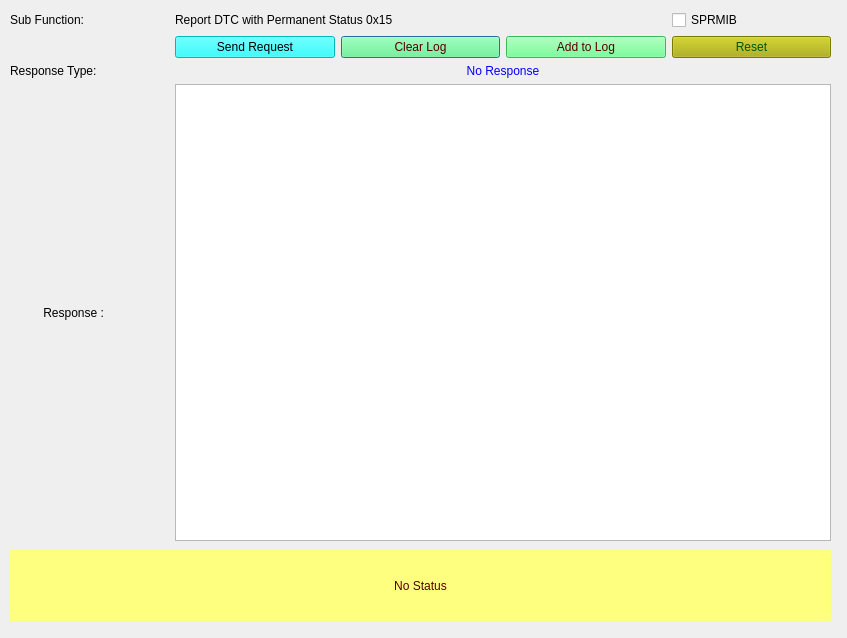
<?xml version="1.0" encoding="UTF-8"?>
<ui version="4.0">
 <class>Form_SID_19_15</class>
 <widget class="QDialog" name="Form_SID_19_15">
  <property name="geometry">
   <rect>
    <x>0</x>
    <y>0</y>
    <width>847</width>
    <height>638</height>
   </rect>
  </property>
  <property name="windowTitle">
   <string>Report DTC with Permanent Status</string>
  </property>
  <widget class="QLabel" name="label_status">
   <property name="geometry">
    <rect>
     <x>10</x>
     <y>550</y>
     <width>821</width>
     <height>71</height>
    </rect>
   </property>
   <property name="styleSheet">
    <string notr="true">background-color: rgb(255, 255, 127);
color: rgb(85, 0, 0);
border-color: rgb(0, 0, 255);</string>
   </property>
   <property name="text">
    <string>No Status</string>
   </property>
   <property name="alignment">
    <set>Qt::AlignCenter</set>
   </property>
   <property name="wordWrap">
    <bool>true</bool>
   </property>
  </widget>
  <widget class="QWidget" name="layoutWidget">
   <property name="geometry">
    <rect>
     <x>10</x>
     <y>10</y>
     <width>821</width>
     <height>531</height>
    </rect>
   </property>
   <layout class="QGridLayout" name="gridLayout_2">
    <property name="sizeConstraint">
     <enum>QLayout::SetNoConstraint</enum>
    </property>
    <item row="0" column="0">
     <widget class="QLabel" name="label_subFunction">
      <property name="text">
       <string>Sub Function:</string>
      </property>
     </widget>
    </item>
    <item row="5" column="0">
     <widget class="QLabel" name="label_4">
      <property name="text">
       <string>          Response : </string>
      </property>
     </widget>
    </item>
    <item row="5" column="1" colspan="4">
     <widget class="QTextBrowser" name="textBrowser_Resp"/>
    </item>
    <item row="1" column="2">
     <widget class="QPushButton" name="pushButton_clearLog">
      <property name="styleSheet">
       <string notr="true">background-color: rgb(85, 255, 127);
color: rgb(85, 0, 0);</string>
      </property>
      <property name="text">
       <string>Clear Log</string>
      </property>
     </widget>
    </item>
    <item row="1" column="1">
     <widget class="QPushButton" name="pushButton_Send19_15Req">
      <property name="toolTip">
       <string>&lt;html&gt;&lt;head/&gt;&lt;body&gt;&lt;p&gt;Sends the 19 service subfunction 15 request to ECU&lt;/p&gt;&lt;/body&gt;&lt;/html&gt;</string>
      </property>
      <property name="styleSheet">
       <string notr="true">background-color: rgb(0, 255, 255);
border-color: rgb(0, 0, 0);
color: rgb(0, 0, 0);</string>
      </property>
      <property name="text">
       <string>Send Request</string>
      </property>
     </widget>
    </item>
    <item row="1" column="4">
     <widget class="QPushButton" name="pushButton_reset">
      <property name="styleSheet">
       <string notr="true">background-color: rgb(170, 170, 0);
font: 75 8pt &quot;MS Shell Dlg 2&quot;;
color: rgb(0, 85, 0);</string>
      </property>
      <property name="text">
       <string>Reset</string>
      </property>
     </widget>
    </item>
    <item row="1" column="3">
     <widget class="QPushButton" name="pushButton_appendLog">
      <property name="styleSheet">
       <string notr="true">background-color: rgb(85, 255, 127);
color: rgb(85, 0, 0);</string>
      </property>
      <property name="text">
       <string>Add to Log</string>
      </property>
     </widget>
    </item>
    <item row="0" column="4">
     <widget class="QCheckBox" name="checkBox_suppressposmsg">
      <property name="toolTip">
       <string>If selected then Suppress Positive Response Message Indication bit will be set in Subfunction</string>
      </property>
      <property name="text">
       <string>SPRMIB</string>
      </property>
     </widget>
    </item>
    <item row="0" column="1" colspan="3">
     <widget class="QLabel" name="subFunction_Name">
      <property name="text">
       <string>Report DTC with Permanent Status 0x15</string>
      </property>
     </widget>
    </item>
    <item row="2" column="0" rowspan="3">
     <widget class="QLabel" name="label_5">
      <property name="text">
       <string>Response Type: </string>
      </property>
     </widget>
    </item>
    <item row="2" column="1" rowspan="3" colspan="4">
     <widget class="QLabel" name="label_ResType">
      <property name="autoFillBackground">
       <bool>false</bool>
      </property>
      <property name="styleSheet">
       <string notr="true">color: rgb(0, 0, 255);</string>
      </property>
      <property name="text">
       <string>No Response</string>
      </property>
      <property name="alignment">
       <set>Qt::AlignCenter</set>
      </property>
     </widget>
    </item>
   </layout>
  </widget>
 </widget>
 <resources/>
 <connections/>
</ui>
